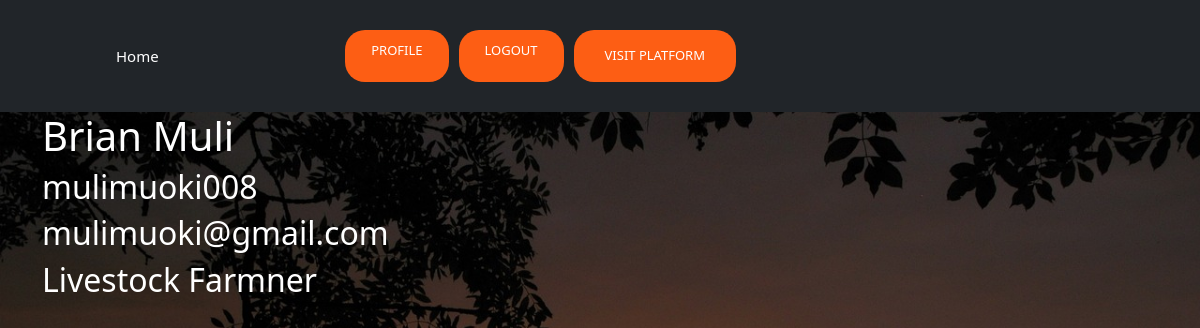
The app's page /profile/ (signed in) with its own data.
### FarmerBora_App/models.py (models this page shows)
class CustomUser(AbstractUser):
    role = models.CharField(max_length=100)
    profile_picture = models.FileField(
        upload_to="pics", blank=True, null=True, max_length=100
    )
    groups = models.ManyToManyField(Group, related_name="custom_user_groups")
    user_permissions = models.ManyToManyField(
        Permission, related_name="custom_user_permissions"
    )

### FarmerBora_App/views.py (the view)
# urls.py: path("profile/", views.profile, name="profile"),
def profile(request):
    return render(request, "profile.html")

### FarmerBora_App/templates/profile.html
{% extends 'base.html' %}
{% load crispy_forms_tags %}
{% block content %}
<div class="container profile">
    <h1 class="notranslate">{{user.first_name}} {{user.last_name}}</h1>
    <h2 class="notranslate">{{user.username}}</h2>
    <h2 class="notranslate">{{user.email}}</h2>
    <h2 class="notranslate">{{user.role}}</h2>
</div>
{% endblock %}

### FarmerBora_App/static/main.css (style rules this page uses)
#bg { background-repeat: no-repeat; background-size: cover; background-attachment: fixed; }
body { margin:0; color:#6a6f8c; font:600 16px/18px 'Open Sans',sans-serif; }
*,:after,:before { box-sizing:border-box }
body { font: 100% / 1.414 "Open Sans", "Roboto", arial, sans-serif; background: #e9e9e9; }
h1, h2 { font-weight: 300; color: rgba(255,255,255,1); }

### records on screen
CustomUser: first_name "Brian", last_name "Muli", username "mulimuoki008", email "mulimuoki@gmail.com", role "Livestock Farmner"
